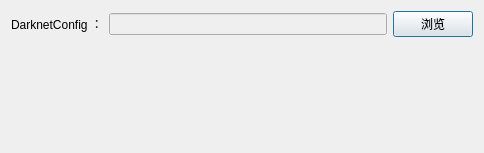
<?xml version="1.0" encoding="UTF-8"?>
<ui version="4.0">
 <class>SettingDialog</class>
 <widget class="QDialog" name="SettingDialog">
  <property name="geometry">
   <rect>
    <x>0</x>
    <y>0</y>
    <width>484</width>
    <height>153</height>
   </rect>
  </property>
  <property name="windowTitle">
   <string>设置</string>
  </property>
  <layout class="QGridLayout" name="gridLayout">
   <item row="0" column="0">
    <layout class="QHBoxLayout" name="horizontalLayout">
     <item>
      <widget class="QLabel" name="label_darknet_helper">
       <property name="text">
        <string>DarknetConfig ：</string>
       </property>
      </widget>
     </item>
     <item>
      <widget class="QLineEdit" name="lineEdit_darknet_helper_filename">
       <property name="enabled">
        <bool>false</bool>
       </property>
      </widget>
     </item>
     <item>
      <widget class="QPushButton" name="pushButton_brower">
       <property name="text">
        <string>浏览</string>
       </property>
      </widget>
     </item>
    </layout>
   </item>
   <item row="1" column="0">
    <spacer name="verticalSpacer">
     <property name="orientation">
      <enum>Qt::Vertical</enum>
     </property>
     <property name="sizeHint" stdset="0">
      <size>
       <width>20</width>
       <height>101</height>
      </size>
     </property>
    </spacer>
   </item>
  </layout>
 </widget>
 <resources/>
 <connections/>
</ui>
